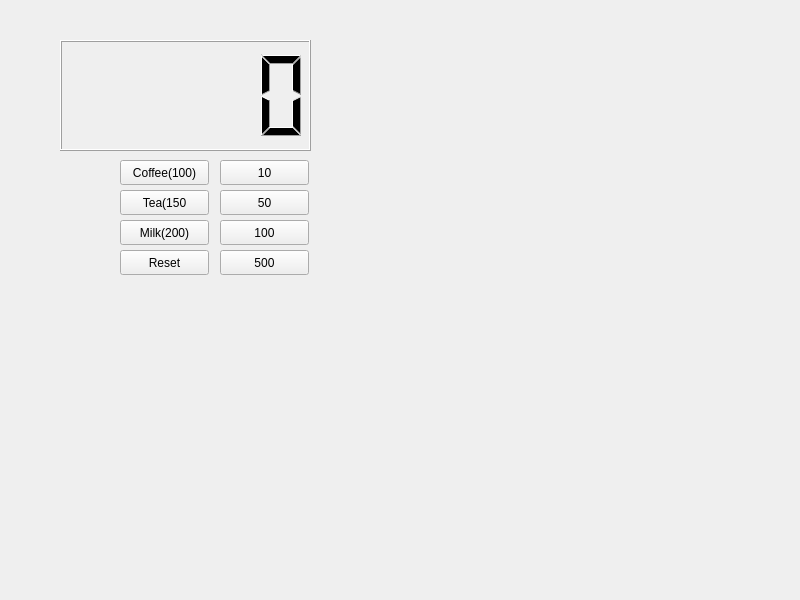
<?xml version="1.0" encoding="UTF-8"?>
<ui version="4.0">
 <class>Widget</class>
 <widget class="QWidget" name="Widget">
  <property name="geometry">
   <rect>
    <x>0</x>
    <y>0</y>
    <width>800</width>
    <height>600</height>
   </rect>
  </property>
  <property name="windowTitle">
   <string>Widget</string>
  </property>
  <widget class="QLCDNumber" name="lcdNumber">
   <property name="geometry">
    <rect>
     <x>60</x>
     <y>40</y>
     <width>251</width>
     <height>111</height>
    </rect>
   </property>
  </widget>
  <widget class="QPushButton" name="pb10">
   <property name="geometry">
    <rect>
     <x>220</x>
     <y>160</y>
     <width>89</width>
     <height>25</height>
    </rect>
   </property>
   <property name="text">
    <string>10</string>
   </property>
  </widget>
  <widget class="QPushButton" name="pb50">
   <property name="geometry">
    <rect>
     <x>220</x>
     <y>190</y>
     <width>89</width>
     <height>25</height>
    </rect>
   </property>
   <property name="text">
    <string>50</string>
   </property>
  </widget>
  <widget class="QPushButton" name="pb100">
   <property name="geometry">
    <rect>
     <x>220</x>
     <y>220</y>
     <width>89</width>
     <height>25</height>
    </rect>
   </property>
   <property name="text">
    <string>100</string>
   </property>
  </widget>
  <widget class="QPushButton" name="pb500">
   <property name="geometry">
    <rect>
     <x>220</x>
     <y>250</y>
     <width>89</width>
     <height>25</height>
    </rect>
   </property>
   <property name="text">
    <string>500</string>
   </property>
  </widget>
  <widget class="QPushButton" name="pbCoffee">
   <property name="geometry">
    <rect>
     <x>120</x>
     <y>160</y>
     <width>89</width>
     <height>25</height>
    </rect>
   </property>
   <property name="text">
    <string>Coffee(100)</string>
   </property>
  </widget>
  <widget class="QPushButton" name="pbTea">
   <property name="geometry">
    <rect>
     <x>120</x>
     <y>190</y>
     <width>89</width>
     <height>25</height>
    </rect>
   </property>
   <property name="text">
    <string>Tea(150</string>
   </property>
  </widget>
  <widget class="QPushButton" name="pbmilk">
   <property name="geometry">
    <rect>
     <x>120</x>
     <y>220</y>
     <width>89</width>
     <height>25</height>
    </rect>
   </property>
   <property name="text">
    <string>Milk(200)</string>
   </property>
  </widget>
  <widget class="QPushButton" name="pbReset">
   <property name="geometry">
    <rect>
     <x>120</x>
     <y>250</y>
     <width>89</width>
     <height>25</height>
    </rect>
   </property>
   <property name="text">
    <string>Reset</string>
   </property>
  </widget>
 </widget>
 <resources/>
 <connections/>
</ui>
